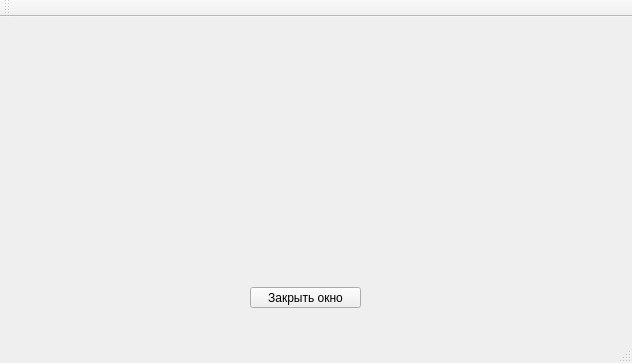
<?xml version="1.0" encoding="UTF-8"?>
<ui version="4.0">
 <class>MainWindow</class>
 <widget class="QMainWindow" name="MainWindow">
  <property name="geometry">
   <rect>
    <x>0</x>
    <y>0</y>
    <width>632</width>
    <height>363</height>
   </rect>
  </property>
  <property name="windowTitle">
   <string>MainWindow</string>
  </property>
  <widget class="QWidget" name="centralWidget">
   <widget class="QPushButton" name="closeButton">
    <property name="geometry">
     <rect>
      <x>250</x>
      <y>270</y>
      <width>111</width>
      <height>21</height>
     </rect>
    </property>
    <property name="text">
     <string>Закрыть окно</string>
    </property>
   </widget>
  </widget>
  <widget class="QMenuBar" name="menuBar">
   <property name="geometry">
    <rect>
     <x>0</x>
     <y>0</y>
     <width>632</width>
     <height>21</height>
    </rect>
   </property>
  </widget>
  <widget class="QToolBar" name="mainToolBar">
   <attribute name="toolBarArea">
    <enum>TopToolBarArea</enum>
   </attribute>
   <attribute name="toolBarBreak">
    <bool>false</bool>
   </attribute>
  </widget>
  <widget class="QStatusBar" name="statusBar"/>
 </widget>
 <layoutdefault spacing="6" margin="11"/>
 <resources/>
 <connections>
  <connection>
   <sender>closeButton</sender>
   <signal>clicked()</signal>
   <receiver>MainWindow</receiver>
   <slot>close()</slot>
   <hints>
    <hint type="sourcelabel">
     <x>338</x>
     <y>317</y>
    </hint>
    <hint type="destinationlabel">
     <x>386</x>
     <y>215</y>
    </hint>
   </hints>
  </connection>
 </connections>
</ui>
